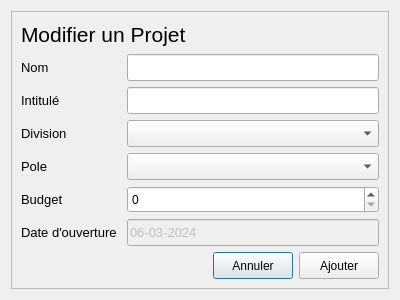
<?xml version="1.0" encoding="UTF-8"?>
<ui version="4.0">
 <class>Dialog</class>
 <widget class="QDialog" name="Dialog">
  <property name="geometry">
   <rect>
    <x>0</x>
    <y>0</y>
    <width>400</width>
    <height>300</height>
   </rect>
  </property>
  <property name="windowTitle">
   <string>Dialog</string>
  </property>
  <layout class="QGridLayout" name="gridLayout">
   <item row="0" column="0">
    <widget class="QFrame" name="frame">
     <property name="frameShape">
      <enum>QFrame::StyledPanel</enum>
     </property>
     <property name="frameShadow">
      <enum>QFrame::Raised</enum>
     </property>
     <layout class="QGridLayout" name="gridLayout_2">
      <item row="0" column="0">
       <layout class="QVBoxLayout" name="verticalLayout">
        <item>
         <layout class="QHBoxLayout" name="horizontalLayout_6">
          <item>
           <widget class="QLabel" name="label_5">
            <property name="minimumSize">
             <size>
              <width>85</width>
              <height>27</height>
             </size>
            </property>
            <property name="font">
             <font>
              <pointsize>16</pointsize>
             </font>
            </property>
            <property name="text">
             <string>Modifier un Projet</string>
            </property>
            <property name="margin">
             <number>0</number>
            </property>
           </widget>
          </item>
         </layout>
        </item>
        <item>
         <layout class="QHBoxLayout" name="horizontalLayout">
          <item>
           <widget class="QLabel" name="label">
            <property name="minimumSize">
             <size>
              <width>100</width>
              <height>27</height>
             </size>
            </property>
            <property name="maximumSize">
             <size>
              <width>85</width>
              <height>16777215</height>
             </size>
            </property>
            <property name="font">
             <font>
              <pointsize>10</pointsize>
             </font>
            </property>
            <property name="text">
             <string>Nom</string>
            </property>
           </widget>
          </item>
          <item>
           <widget class="QLineEdit" name="nom_lineEdit">
            <property name="minimumSize">
             <size>
              <width>220</width>
              <height>27</height>
             </size>
            </property>
            <property name="font">
             <font>
              <pointsize>10</pointsize>
             </font>
            </property>
           </widget>
          </item>
         </layout>
        </item>
        <item>
         <layout class="QHBoxLayout" name="horizontalLayout_2">
          <item>
           <widget class="QLabel" name="label_2">
            <property name="minimumSize">
             <size>
              <width>100</width>
              <height>27</height>
             </size>
            </property>
            <property name="maximumSize">
             <size>
              <width>85</width>
              <height>16777215</height>
             </size>
            </property>
            <property name="font">
             <font>
              <pointsize>10</pointsize>
             </font>
            </property>
            <property name="text">
             <string>Intitulé</string>
            </property>
           </widget>
          </item>
          <item>
           <widget class="QLineEdit" name="designation_lineEdit">
            <property name="minimumSize">
             <size>
              <width>220</width>
              <height>27</height>
             </size>
            </property>
            <property name="font">
             <font>
              <pointsize>10</pointsize>
             </font>
            </property>
           </widget>
          </item>
         </layout>
        </item>
        <item>
         <layout class="QHBoxLayout" name="horizontalLayout_3">
          <item>
           <widget class="QLabel" name="label_3">
            <property name="minimumSize">
             <size>
              <width>100</width>
              <height>27</height>
             </size>
            </property>
            <property name="maximumSize">
             <size>
              <width>85</width>
              <height>16777215</height>
             </size>
            </property>
            <property name="font">
             <font>
              <pointsize>10</pointsize>
             </font>
            </property>
            <property name="text">
             <string>Division</string>
            </property>
           </widget>
          </item>
          <item>
           <widget class="QComboBox" name="division_comboBox">
            <property name="minimumSize">
             <size>
              <width>220</width>
              <height>27</height>
             </size>
            </property>
           </widget>
          </item>
         </layout>
        </item>
        <item>
         <layout class="QHBoxLayout" name="horizontalLayout_4">
          <item>
           <widget class="QLabel" name="label_4">
            <property name="minimumSize">
             <size>
              <width>100</width>
              <height>27</height>
             </size>
            </property>
            <property name="maximumSize">
             <size>
              <width>85</width>
              <height>16777215</height>
             </size>
            </property>
            <property name="font">
             <font>
              <pointsize>10</pointsize>
             </font>
            </property>
            <property name="text">
             <string>Pole</string>
            </property>
           </widget>
          </item>
          <item>
           <widget class="QComboBox" name="pole_comboBox">
            <property name="minimumSize">
             <size>
              <width>220</width>
              <height>27</height>
             </size>
            </property>
           </widget>
          </item>
         </layout>
        </item>
        <item>
         <layout class="QHBoxLayout" name="horizontalLayout_7">
          <item>
           <widget class="QLabel" name="label_6">
            <property name="minimumSize">
             <size>
              <width>100</width>
              <height>27</height>
             </size>
            </property>
            <property name="maximumSize">
             <size>
              <width>85</width>
              <height>16777215</height>
             </size>
            </property>
            <property name="font">
             <font>
              <pointsize>10</pointsize>
             </font>
            </property>
            <property name="text">
             <string>Budget</string>
            </property>
           </widget>
          </item>
          <item>
           <widget class="QSpinBox" name="budget_spinBox">
            <property name="minimumSize">
             <size>
              <width>220</width>
              <height>27</height>
             </size>
            </property>
           </widget>
          </item>
         </layout>
        </item>
        <item>
         <layout class="QHBoxLayout" name="horizontalLayout_12">
          <item>
           <widget class="QLabel" name="label_10">
            <property name="minimumSize">
             <size>
              <width>100</width>
              <height>27</height>
             </size>
            </property>
            <property name="maximumSize">
             <size>
              <width>85</width>
              <height>16777215</height>
             </size>
            </property>
            <property name="font">
             <font>
              <pointsize>10</pointsize>
             </font>
            </property>
            <property name="text">
             <string>Date d'ouverture</string>
            </property>
           </widget>
          </item>
          <item>
           <widget class="QLineEdit" name="dateOuverture_lineEdit">
            <property name="enabled">
             <bool>false</bool>
            </property>
            <property name="minimumSize">
             <size>
              <width>220</width>
              <height>27</height>
             </size>
            </property>
            <property name="font">
             <font>
              <pointsize>10</pointsize>
             </font>
            </property>
            <property name="text">
             <string>06-03-2024</string>
            </property>
           </widget>
          </item>
         </layout>
        </item>
        <item>
         <layout class="QHBoxLayout" name="horizontalLayout_5">
          <item>
           <spacer name="horizontalSpacer">
            <property name="orientation">
             <enum>Qt::Horizontal</enum>
            </property>
            <property name="sizeHint" stdset="0">
             <size>
              <width>40</width>
              <height>20</height>
             </size>
            </property>
           </spacer>
          </item>
          <item>
           <widget class="QPushButton" name="annuler_pushButton">
            <property name="minimumSize">
             <size>
              <width>70</width>
              <height>27</height>
             </size>
            </property>
            <property name="text">
             <string>Annuler</string>
            </property>
           </widget>
          </item>
          <item>
           <widget class="QPushButton" name="modifier_pushButton">
            <property name="minimumSize">
             <size>
              <width>70</width>
              <height>27</height>
             </size>
            </property>
            <property name="text">
             <string>Ajouter</string>
            </property>
           </widget>
          </item>
         </layout>
        </item>
       </layout>
      </item>
      <item row="1" column="0">
       <spacer name="verticalSpacer">
        <property name="orientation">
         <enum>Qt::Vertical</enum>
        </property>
        <property name="sizeHint" stdset="0">
         <size>
          <width>20</width>
          <height>2</height>
         </size>
        </property>
       </spacer>
      </item>
     </layout>
    </widget>
   </item>
  </layout>
 </widget>
 <resources/>
 <connections/>
</ui>
